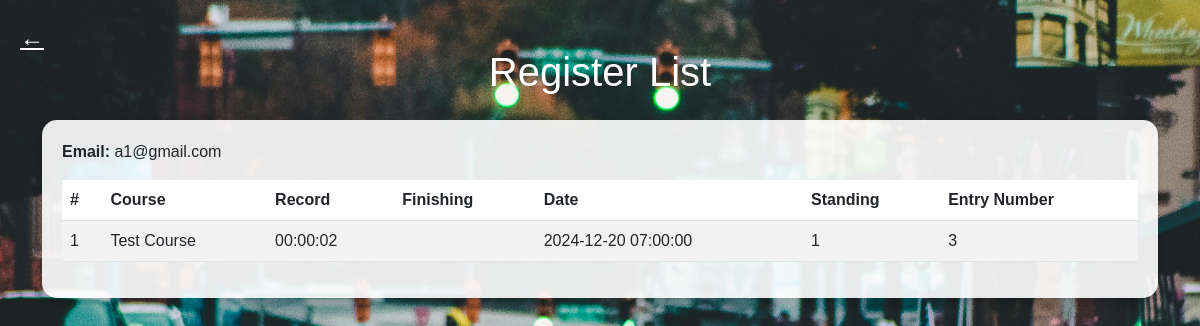
/search.php?email=a1@gmail.com, run on the app's committed database.
### tables this page shows
CREATE TABLE `register` (
  `name` text NOT NULL,
  `email` varchar(255) NOT NULL,
  `birthdate` date NOT NULL,
  `passport` varchar(255) DEFAULT NULL,
  `gender` varchar(255) NOT NULL,
  `nationality` varchar(255) NOT NULL,
  `address` text NOT NULL,
  `phone` varchar(255) NOT NULL,
  `racebib` varchar(255) DEFAULT NULL,
  `hotel` varchar(255) DEFAULT NULL,
  `record` time DEFAULT NULL,
  `standing` int(11) DEFAULT NULL,
  `course_id` int(11) NOT NULL
);

CREATE TABLE `course` (
  `id` int(11) NOT NULL,
  `name` text NOT NULL,
  `address` text NOT NULL,
  `time` datetime NOT NULL,
  `ranges` varchar(255) NOT NULL,
  `image` text NOT NULL
);

### lib/DB.php (called while the page is built, shortened)
<?php
class DB{
    private $host="localhost";
    private $user="root";
    private $pass="";
    private $db="marathon";
    public function __construct(){
        $this->conn=new mysqli($this->host,$this->user,$this->pass,$this->db);
    }
}

### lib/CS.php (called while the page is built, shortened)
<?php
class CS {
    private $db;
    public function __construct() {
        $this->db = new DB();
    }
    public function getInformation($email){
        $sql = "SELECT * FROM register WHERE email = '$email'";
        $result = $this->db->conn->query($sql);
        $result = $result->fetch_all(MYSQLI_ASSOC);
        foreach ($result as $key => $row) {
            $course_id = $row['course_id'];
            $sql = "SELECT * FROM course WHERE id = $course_id";
            $results = $this->db->conn->query($sql);
            $course = $results->fetch_assoc();
            $result[$key]['course'] = $course;
        }
        return $result;
    }
}

### search.php (the view, shortened to what this page needs)
<?php
$cs = new CS();
$registers = $cs->getInformation($_GET["email"]);
?>
<!DOCTYPE html>
<html lang="en">
<head>
    <link href="https://cdn.jsdelivr.net/npm/bootstrap@5.3.0-alpha3/dist/css/bootstrap.min.css" rel="stylesheet">
</head>
<body>
    <div class="container py-5">
        <a href="index.php" class="back-btn">&#8592;</a>
        <h1 class="text-center mb-4">Register List</h1>
        <div class="table-container mx-auto">
            <p class="text-dark"><strong>Email:</strong> <?php echo $_GET["email"]; ?></p>
            <table class="table table-striped">
                <thead>
                    <tr>
                        <th>#</th>
                        <th>Course</th>
                        <th>Record</th>
                        <th>Finishing</th>
                        <th>Date</th>
                        <th>Standing</th>
                        <th>Entry Number</th>
                    </tr>
                </thead>
                <tbody>
                    <?php if (empty($registers)) { ?>
                        <tr>
                            <td colspan="7" class="text-center">No records found</td>
                        </tr>
                    <?php } else { ?>
                    <?php $i = 1; ?>
                    <?php foreach ($registers as $register) { ?>
                        <tr>
                            <td><?php echo $i++; ?></td>
                            <td><?php echo $register["course"]['name']; ?></td>
                            <td><?php echo $register["record"]; ?></td>
                            <td><?php  ?></td>
                            <td><?php echo $register["course"]['time']; ?></td>
                            <td><?php echo $register["standing"]; ?></td>
                            <td><?php echo $register["racebib"]; ?></td>
                        </tr>
                    <?php } ?>
                    <?php } ?>
                </tbody>
            </table>
        </div>
    </div>
</body>
</html>

### search.php (style rules this page uses)
body { background: url('images/list_back.png') no-repeat center center fixed; background-size: cover; font-family: Arial, sans-serif; color: #fff; }
.table-container { background-color: rgba(255, 255, 255, 0.9); border-radius: 15px; padding: 20px; box-shadow: 0 4px 10px rgba(0, 0, 0, 0.2); }
.table { color: #333; }
.back-btn { position: absolute; top: 20px; left: 20px; color: #fff; font-size: 24px; cursor: pointer; }

### data on the page
register: course.name "Test Course", record "00:00:02", course.time "2024-12-20 07:00:00", standing "1", racebib "3"

### other printed values
$_GET["email"] "a1@gmail.com"
